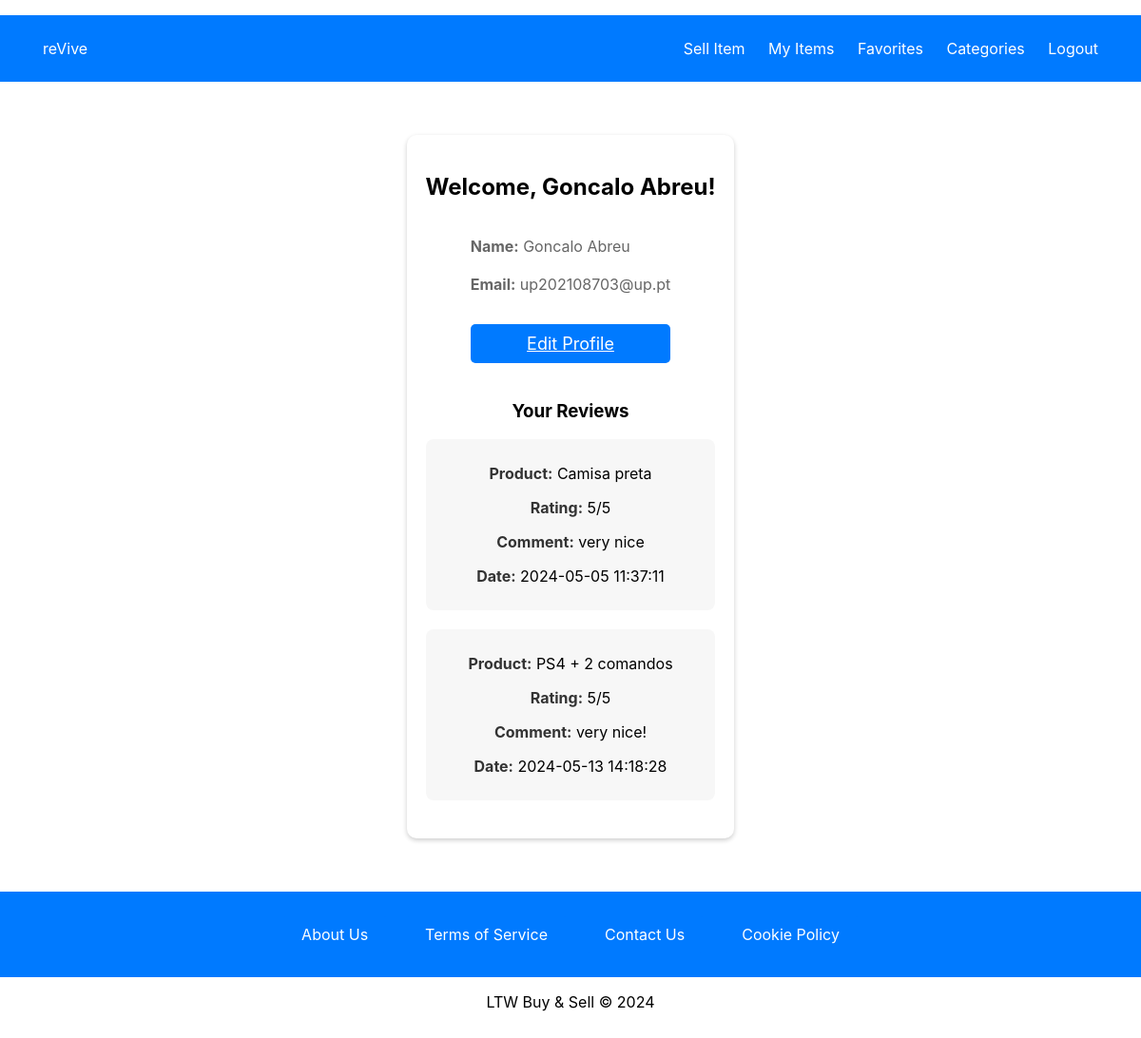
Before: /pages/profile.php (signed in) with the older database file.
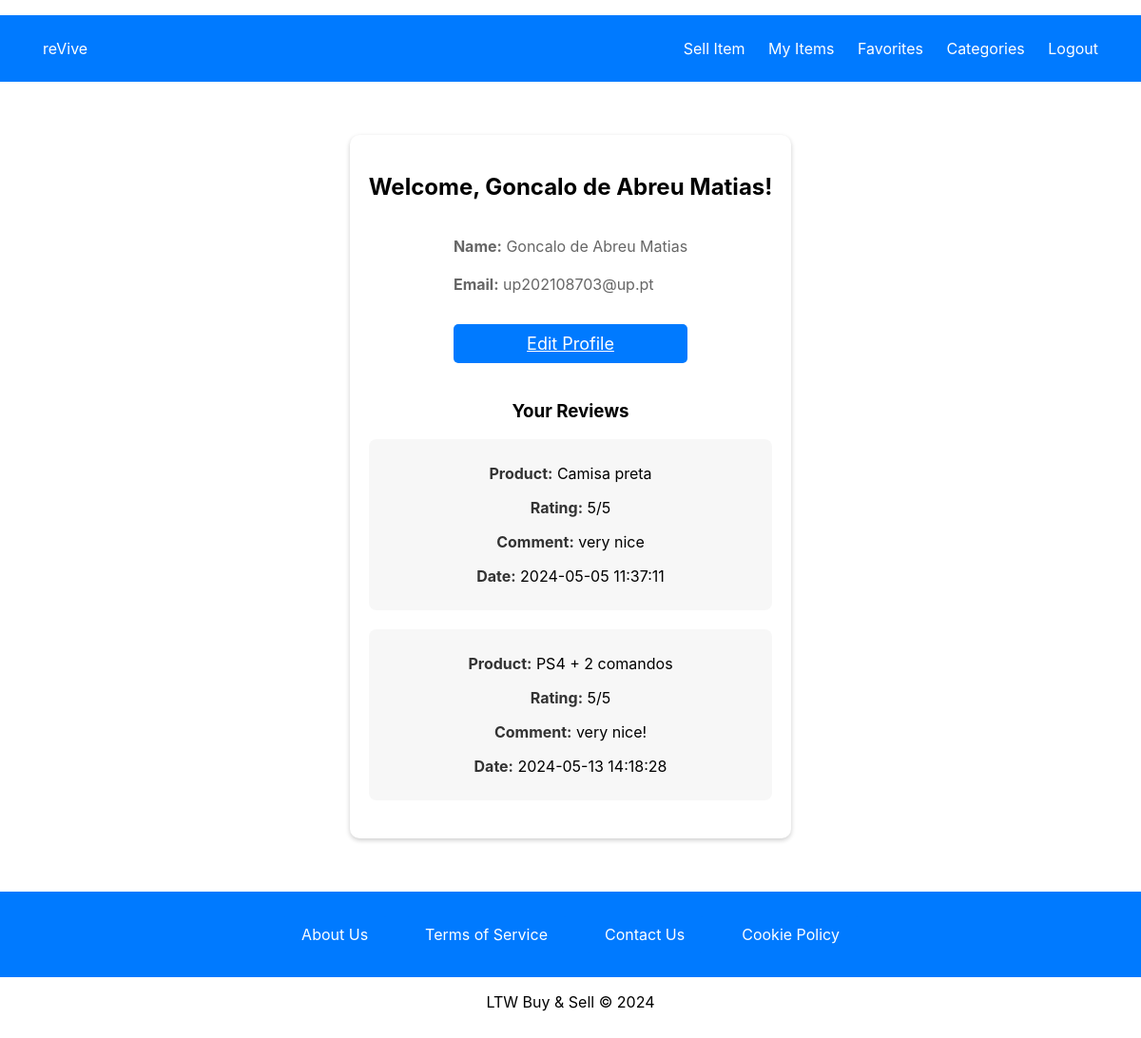
After: the same page with the newer database file.
### tables this page shows
CREATE TABLE users (
    user_id INTEGER PRIMARY KEY AUTOINCREMENT,
    name TEXT NOT NULL,
    username TEXT NOT NULL UNIQUE,
    password TEXT NOT NULL,
    email TEXT NOT NULL UNIQUE,
    is_admin BOOLEAN NOT NULL DEFAULT 0
);

CREATE TABLE items (
    item_id INTEGER PRIMARY KEY AUTOINCREMENT,
    user_id INTEGER NOT NULL,
    category_id INTEGER NOT NULL,
    title TEXT NOT NULL,
    description TEXT,
    brand TEXT,
    model TEXT,
    size TEXT,
    condition TEXT,
    price REAL NOT NULL,
    image_path TEXT, -- Path to item images
    FOREIGN KEY (user_id) REFERENCES users(user_id),
    FOREIGN KEY (category_id) REFERENCES categories(category_id)
);

### utils/session.php (called while the page is built, shortened)
<?php
    class Session {
        public function isLoggedIn() {
            return isset($_SESSION['user_id']);
        }
    }
?>

### database/users.class.php (called while the page is built, shortened)
<?php
class Users {
    public function __construct(int $id, string $name, string $username, string $email, bool $is_admin) {
        $this->name = $name;
        $this->email = $email;
    }
    public static function getUser(PDO $db, int $id): ?Users {
        $stmt = $db->prepare('SELECT user_id, name, username, email, is_admin FROM users WHERE user_id = ?');
        $stmt->execute([$id]);
        $user = $stmt->fetch(PDO::FETCH_ASSOC);
        if ($user) {
            return new Users(
                $user['user_id'],
                $user['name'],
                $user['username'],
                $user['email'],
                (bool) $user['is_admin']
            );
        } else {
            return null;
        }
    }
}
?>

### database/reviews.class.php (called while the page is built, shortened)
<?php
class Reviews {
    public static function getReviewsByUser(PDO $db, int $userId): array {
        $stmt = $db->prepare("SELECT items.title, reviews.rating, reviews.comment, reviews.review_date FROM reviews JOIN items ON reviews.item_id = items.item_id WHERE reviews.user_id = ?");
        $stmt->execute([$userId]);
        return $stmt->fetchAll(PDO::FETCH_ASSOC);
    }
}

### pages/profile.php (the view, shortened to what this page needs)
<?php
require_once(__DIR__ . '/../utils/session.php');
require_once(__DIR__ . '/../database/connection.db.php');
require_once(__DIR__ . '/../database/users.class.php');
require_once(__DIR__ . '/../database/reviews.class.php');
require_once(__DIR__ . '/../templates/common.php');
$session = new Session();
$db = getDatabaseConnection();
$user_id = $_SESSION['user_id'];
$user = Users::getUser($db, $user_id);
$reviews = Reviews::getReviewsByUser($db, $user_id);
drawHeader('Profile', true, false, $session);
?>
<link rel="stylesheet" type="text/css" href="../styles/profile.css">
<div class="profile-container">
    <h2>Welcome, <?php echo htmlspecialchars($user->name); ?>!</h2>
    <div class="profile-details">
        <p><strong>Name:</strong> <?php echo htmlspecialchars($user->name); ?></p>
        <p><strong>Email:</strong> <?php echo htmlspecialchars($user->email); ?></p>
        <a href="edit_profile.php">Edit Profile</a>
    </div>
    <h3>Your Reviews</h3>
    <div class="user-reviews">
        <?php if (count($reviews) > 0): ?>
            <ul>
                <?php foreach ($reviews as $review): ?>
                    <li>
                        <p><strong>Product:</strong> <?php echo htmlspecialchars($review['title']); ?></p>
                        <p><strong>Rating:</strong> <?php echo htmlspecialchars($review['rating']); ?>/5</p>
                        <p><strong>Comment:</strong> <?php echo htmlspecialchars($review['comment']); ?></p>
                        <p><strong>Date:</strong> <?php echo htmlspecialchars($review['review_date']); ?></p>
                    </li>
                <?php endforeach; ?>
            </ul>
        <?php else: ?>
            <p>You have not reviewed any products yet.</p>
        <?php endif; ?>
    </div>
</div>
<?php
drawFooter();
?>

### templates/common.php (shortened to what this page needs)
<?php
require_once(__DIR__ . '/../utils/session.php');
function drawHeader($title = 'reVive : Buy and Sell', $includeTopBar = false, $includeProfileIcon = false, Session $session = null) {
    ?>
    <!DOCTYPE html>
    <html lang="en">
    <head>
        <link rel="stylesheet" type="text/css" href="../styles/register.css">
        <link rel="stylesheet" type="text/css" href="../styles/mainPage.css">
        <link rel="stylesheet" type="text/css" href="../styles/login.css">
    </head>
    <body>
        <header>
            <?php if ($includeTopBar): ?>
            <div class="top-bar">
                <div class="top-bar-left">
                    <a href="../pages/index.php">reVive</a>
                </div>
                <div class="top-bar-right">
                    <?php if ($session && $session->isLoggedIn()): ?>
                        <a href="../pages/create_item.php" class="profile-icon">Sell Item</a>
                        <a href="../pages/my_items.php">My Items</a>
                        <a href="../pages/favorites.php">Favorites</a>
                        <a href="../pages/categories.php">Categories</a>
                        <a href="../actions/action_logout.php">Logout</a>
                    <?php else: ?>
                        <a href="../pages/login.php">Login</a>
                        <a href="../pages/register.php">Create Account</a>
                    <?php endif; ?>
                </div>
            </div>
            <?php endif; ?>
        </header>
        <main>
    <?php
}
function drawFooter() {
    ?>
        </main>
        <footer>
            <div class="bottom-bar">
                <div class="bottom-bar-container">
                    <a href="../pages/about-us.php" class="bottom-bar-button">About Us</a>
                    <a href="../pages/terms.php" class="bottom-bar-button">Terms of Service</a>
                    <a href="../pages/contact.php" class="bottom-bar-button">Contact Us</a>
                    <a href="../pages/cookies.php" class="bottom-bar-button">Cookie Policy</a>
                </div>
            </div>
            <p>LTW Buy & Sell &copy; 2024</p>
        </footer>
    </body>
    </html>
    <?php
}
?>

### styles/register.css (style rules this page uses)
body, html { height: 100%; margin: 0; font-family: -apple-system, BlinkMacSystemFont, "Segoe UI", Roboto, "Helvetica Neue", Arial, sans-serif; }
header h1, footer { text-align: center; }
header, footer { margin: 0; padding: 1em 0; }

### styles/mainPage.css (style rules this page uses)
html, body { height: 100%; margin: 0; padding: 0; display: flex; flex-direction: column; font-family: -apple-system, BlinkMacSystemFont, "Segoe UI", Roboto, "Helvetica Neue", Arial, sans-serif; }
body { min-height: 100vh; display: flex; flex-direction: column; }
main { flex: 1; display: flex; flex-direction: column; }
footer { flex-shrink: 0; width: 100%; text-align: center; }
.bottom-bar { background-color: #007aff; color: white; padding: 20px 0; text-align: center; display: flex; justify-content: center; }
.bottom-bar-container { display: flex; justify-content: space-evenly; max-width: 1200px; margin: 0 auto; }
.bottom-bar-button { padding: 10px 20px; color: white; background-color: #007aff; border: none; border-radius: 5px; font-size: 16px; cursor: pointer; transition: background-color 0.3s, color 0.3s; text-align: center; display: inline-block; margin: 0 10px; }

### styles/login.css (style rules this page uses)
body, html { height: 100%; margin: 0; font-family: -apple-system, BlinkMacSystemFont, "Segoe UI", Roboto, "Helvetica Neue", Arial, sans-serif; }
header h1, footer { text-align: center; }
header, footer { margin: 0; padding: 1em 0; }

### styles/profile.css (style rules this page uses)
.profile-container { max-width: 800px; margin: 40px auto; padding: 20px; background: #fff; box-shadow: 0 2px 5px rgba(0,0,0,0.2); border-radius: 10px; text-align: left; }
.profile-details p { font-size: 16px; color: #666; line-height: 1.5; margin-bottom: 10px; }
.profile-details a { display: inline-block; background-color: #007aff; color: white; padding: 10px 15px; margin: 20px auto; border: none; cursor: pointer; font-size: 18px; border-radius: 5px; transition: background-color 0.3s; text-align: center; }
body, html { height: 100%; margin: 0; font-family: -apple-system, BlinkMacSystemFont, "Segoe UI", Roboto, "Helvetica Neue", Arial, sans-serif; }
main { display: flex; flex-direction: column; align-items: center; justify-content: center; flex-grow: 1; }
footer { flex-shrink: 0; width: 100%; text-align: center; }
.profile-container { text-align: center; }
.profile-details { display: inline-block; text-align: left; max-width: 90%; }
.profile-details a { width: 100%; box-sizing: border-box; margin: 20px 0; }
.user-reviews ul { list-style: none; padding: 0; }
.user-reviews li { margin-bottom: 20px; padding: 10px; background-color: #f7f7f7; border-radius: 8px; }
.user-reviews strong { color: #333; }

### templates/common.php (style rules this page uses)
.top-bar, .bottom-bar { background-color: #007aff; color: white; display: flex; justify-content: space-between; padding: 25px 35px; align-items: center; }
.top-bar a, .bottom-bar-button { color: white; text-decoration: none; margin: 0 10px; font-size: 16px; transition: opacity 0.3s; }
.profile-icon { margin-right: 10px; cursor: pointer; }

Changed rows visible on the page:
changed users "up202108703@up.pt": name "Goncalo Abreu" → "Goncalo de Abreu Matias"
